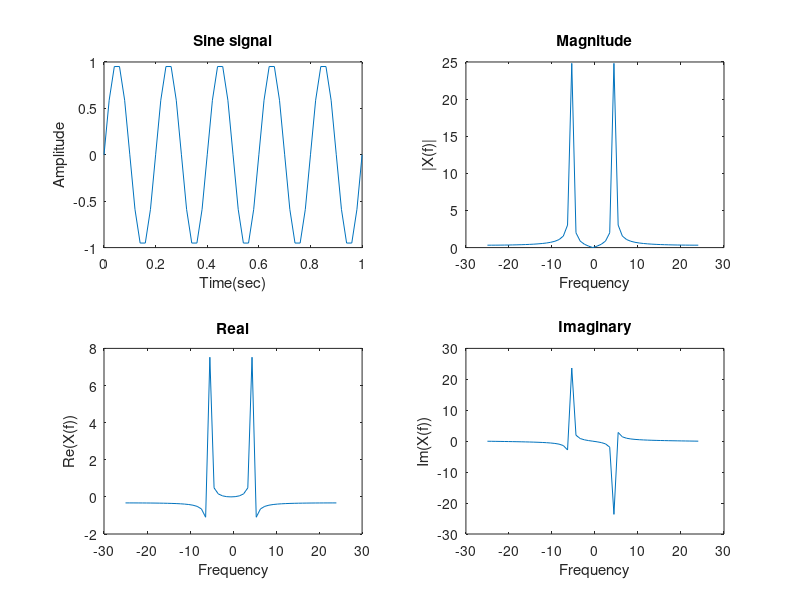
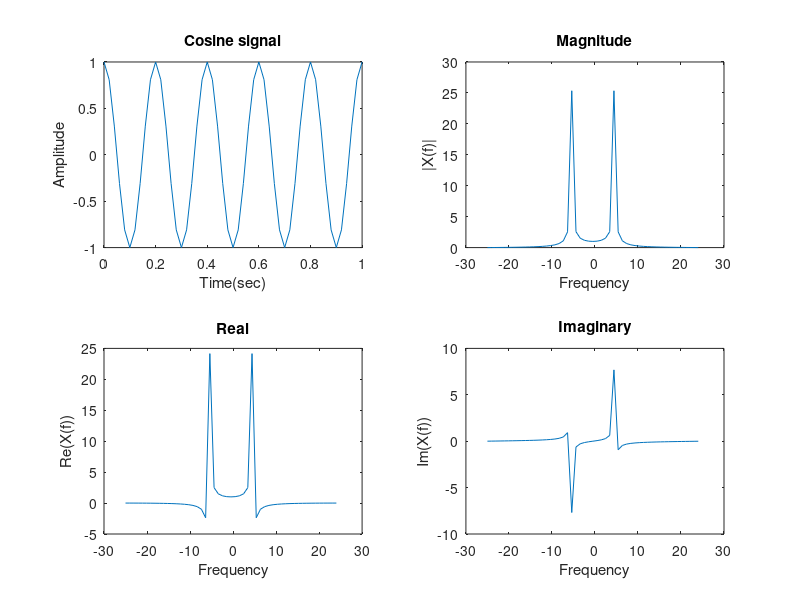
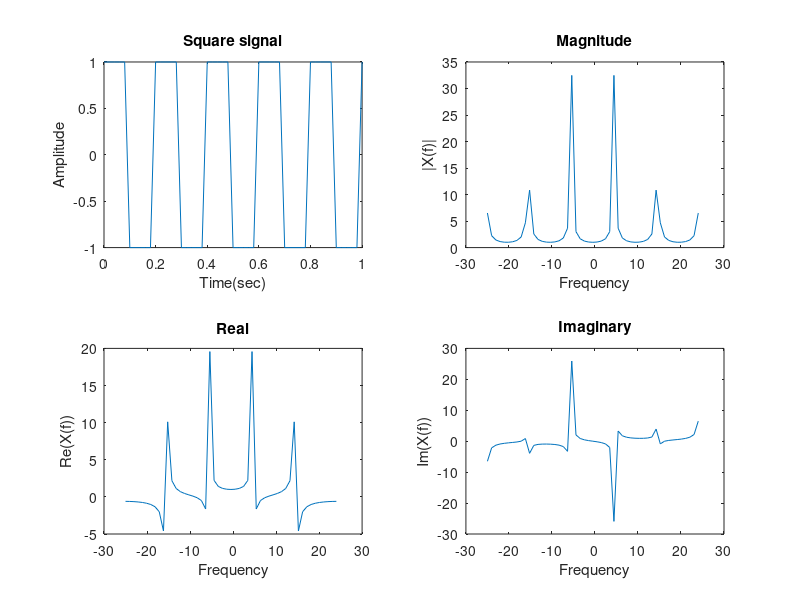
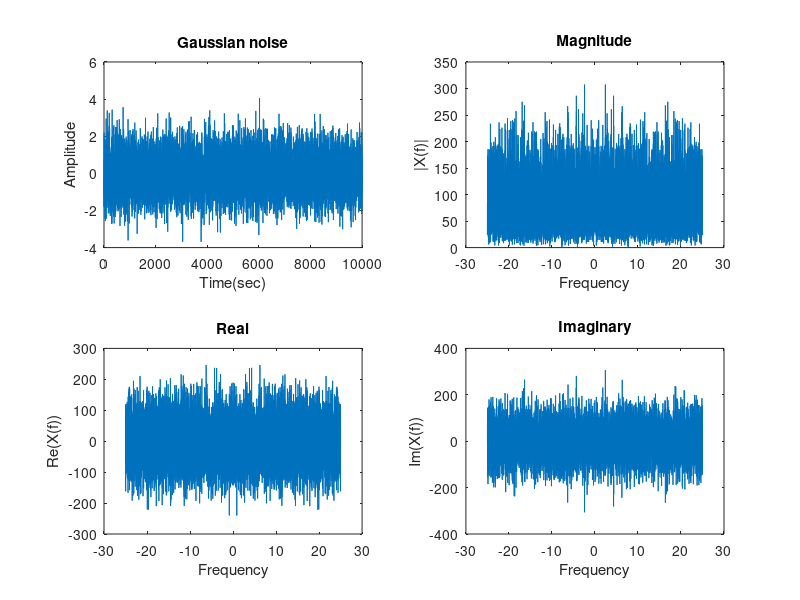

Recreate these plots in MATLAB, in order.
clc;
clear all;
close all;

% Subdivision 1.1
% FFT of sine signal
f = 5; fs = 50;
t = 0: 1/fs : 1;
xn = sin(2 * pi * f * t);
N = length(xn);
fr = (-N/2 : N/2-1)* fs/N;
xf = fftshift(fft(xn));
figure
subplot(221); plot(t, xn); title('Sine signal'); xlabel('Time(sec)'); ylabel('Amplitude');
subplot(222); plot(fr, abs(xf)); title('Magnitude'); xlabel('Frequency'); ylabel('|X(f)|');
subplot(223); plot(fr, real(xf)); title('Real'); xlabel('Frequency'); ylabel('Re(X(f))');
subplot(224); plot(fr, imag(xf)); title('Imaginary'); xlabel('Frequency'); ylabel('Im(X(f))');

% Subdivision 1.2
% FFT of cosine signal
% The phase of cosine wave is different from sine wave which can be
% observed from the imaginary component of the FFT plotted
f = 5; fs = 50;
t = 0: 1/fs : 1;
xn = cos(2 * pi * f * t);
N = length(xn);
fr = (-N/2 :N/2-1)* fs/N;
xf = fftshift(fft(xn));
figure
subplot(221); plot(t, xn); title('Cosine signal'); xlabel('Time(sec)'); ylabel('Amplitude');
subplot(222); plot(fr, abs(xf)); title('Magnitude'); xlabel('Frequency'); ylabel('|X(f)|');
subplot(223); plot(fr, real(xf)); title('Real'); xlabel('Frequency'); ylabel('Re(X(f))');
subplot(224); plot(fr, imag(xf)); title('Imaginary'); xlabel('Frequency'); ylabel('Im(X(f))');


% Subdivision 1.3
% FFT of square signal
f = 5; fs = 50;
t = 0: 1/fs : 1;
xn = square(2 * pi * f * t);
N = length(xn);
fr = (-N/2 : N/2-1)* fs/N;
xf = fftshift(fft(xn));
figure
subplot(221); plot(t, xn); title('Square signal'); xlabel('Time(sec)'); ylabel('Amplitude');
subplot(222); plot(fr, abs(xf)); title('Magnitude'); xlabel('Frequency'); ylabel('|X(f)|');
subplot(223); plot(fr, real(xf)); title('Real'); xlabel('Frequency'); ylabel('Re(X(f))');
subplot(224); plot(fr, imag(xf)); title('Imaginary'); xlabel('Frequency'); ylabel('Im(X(f))');


% Subdivision 1.4
% FFT of gaussian nosie
% The FFT of a gaussian noise is again a gaussian
N = 10000;
xn = wgn(N, 1, 0);
t = 1:N;
fr = (-N/2 : N/2-1)* fs/N;
xf = fftshift(fft(xn));
figure
subplot(221); plot(t, xn); title('Gaussian noise'); xlabel('Time(sec)'); ylabel('Amplitude');
subplot(222); plot(fr, abs(xf)); title('Magnitude'); xlabel('Frequency'); ylabel('|X(f)|');
subplot(223); plot(fr, real(xf)); title('Real'); xlabel('Frequency'); ylabel('Re(X(f))');
subplot(224); plot(fr, imag(xf)); title('Imaginary'); xlabel('Frequency'); ylabel('Im(X(f))');
